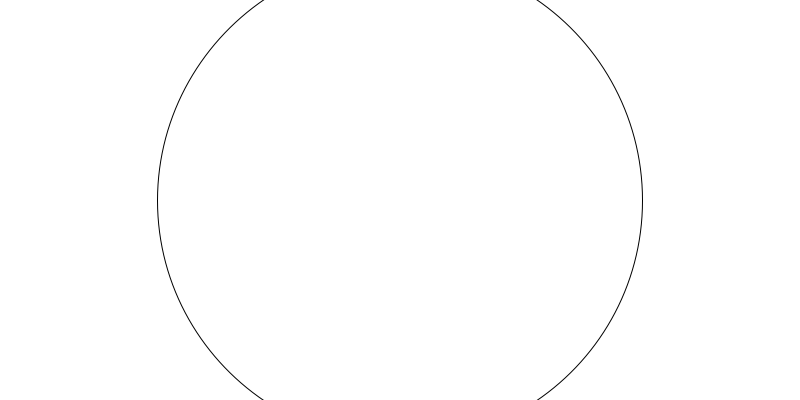
Frame 1 (no input)
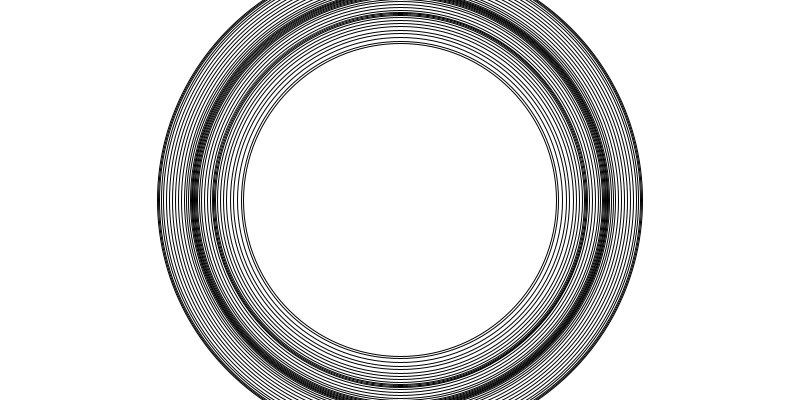
Frame 60 (the mouse pressed at the canvas centre just before this capture)
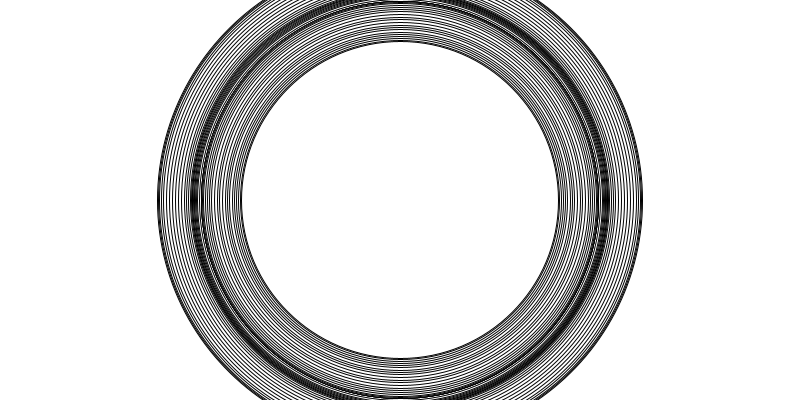
Frame 120 (the mouse held since frame 60 and released just before this capture)

The Processing sketch that drew these frames (run headless with seeded random() and noise(); from frame 60 on, the mouse is pressed at the canvas centre):

// Processing sketch: balloon
// ── balloon.pde
//Using noise to change boundaries
float sz, t;
int octaves;
float falloff;

void setup() {
  size(800, 400);
  background(255);
  
  println("UP/DOWN to adjust octaves. RIGHT/LEFT to adjust falloff");
}


void draw() {
  t+=.01;
  noiseDetail(octaves, falloff);
  
  // Change size of ellipse according to noise function
  sz=noise(t)*width;
  ellipse(width/2, height/2, sz, sz);
  
}

void keyPressed() {

  switch(keyCode) {
  case UP:
    octaves++;
    break;
  case DOWN:
    octaves--;
    break;
  case RIGHT:
    falloff+=.1;
    break;
  case LEFT:
    falloff-=.1;
    break;
  }

  octaves = constrain(octaves, 1, 20);
  falloff = constrain(falloff, 0.01, 1);
  
  println("OCTAVES: " + octaves + "\t\tFALLOFF: " + falloff);
}
